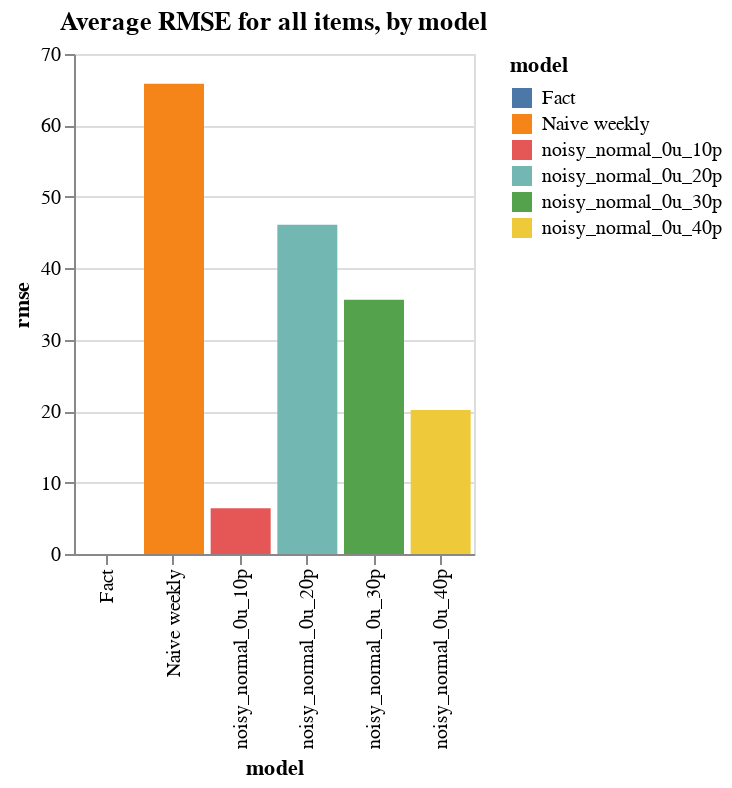

The notebook cell this image was saved under:
### Code cell
alt.Chart((eval_df.groupby(['model']).sum()[['rmse_normalized','rmse']]/3).reset_index(),
         title='Average RMSE for all items, by model').mark_bar().encode(
    x=alt.X('model:N'),
    y=alt.Y('rmse:Q',scale=alt.Scale(zero=False)),
    color=alt.Color('model:N'),
).properties(width=200, height=250)#.interactive()

### Figure 1 — Vega-Lite specification as saved in the notebook (floating-point values rounded to 4 significant figures)
{"config": {"view": {"continuousWidth": 400, "continuousHeight": 300}}, "data": {"name": "data-8c7dce5831c70e641c4474dc5b8c55ce"}, "mark": "bar", "encoding": {"color": {"type": "nominal", "field": "model"}, "x": {"type": "nominal", "field": "model"}, "y": {"type": "quantitative", "field": "rmse", "scale": {"zero": false}}}, "height": 250, "title": "Average RMSE for all items, by model", "width": 200, "$schema": "https://vega.github.io/schema/vega-lite/v4.8.1.json", "datasets": {"data-8c7dce5831c70e641c4474dc5b8c55ce": [{"model": "Fact", "rmse_normalized": 0.0, "rmse": 0.0}, {"model": "Naive weekly", "rmse_normalized": 0.3333, "rmse": 65.83}, {"model": "noisy_normal_0u_10p", "rmse_normalized": 0.03248, "rmse": 6.414}, {"model": "noisy_normal_0u_20p", "rmse_normalized": 0.2334, "rmse": 46.09}, {"model": "noisy_normal_0u_30p", "rmse_normalized": 0.1802, "rmse": 35.58}, {"model": "noisy_normal_0u_40p", "rmse_normalized": 0.1022, "rmse": 20.18}]}}
